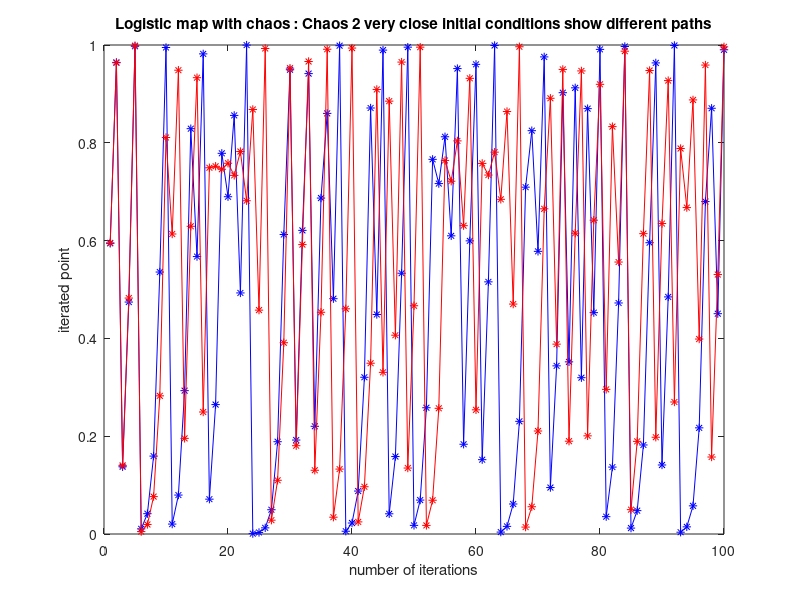
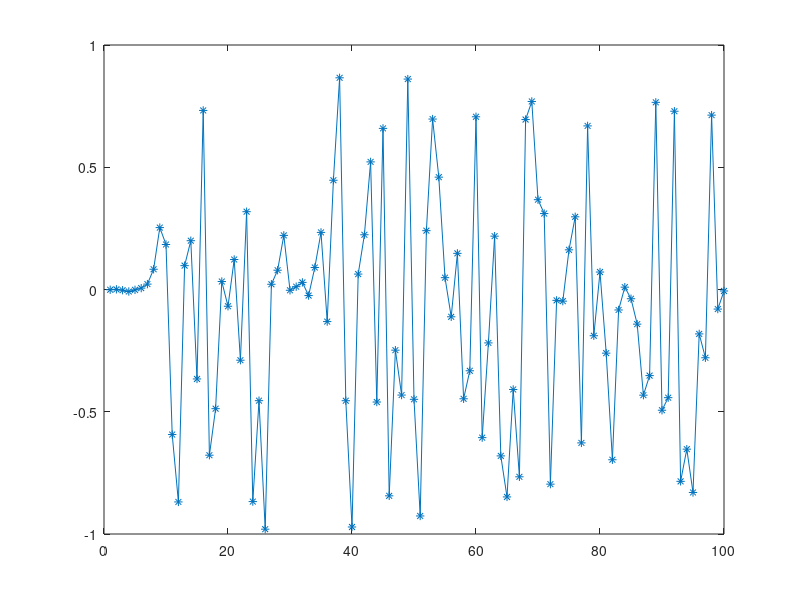

Write the MATLAB code that produced these figures, in order.
clear all
Nmax = 100;
mu = 4;
eps = 0.001;
x(1) = rand;
y(1) = x(1)+eps;

for i = 1:Nmax - 1
   x(i+1) = mu*x(i)*(1-x(i));
   y(i+1) = mu*y(i)*(1-y(i)); 
end

figure(10)
plot(x,'b*-')
hold on
plot(y,'r*-')
xlabel('number of iterations')
ylabel('iterated point')
title('Logistic map with chaos : Chaos 2 very close initial conditions show different paths')
hold off

figure(11)
plot(x-y, '*-') % The difference between x and y graphed along a line
